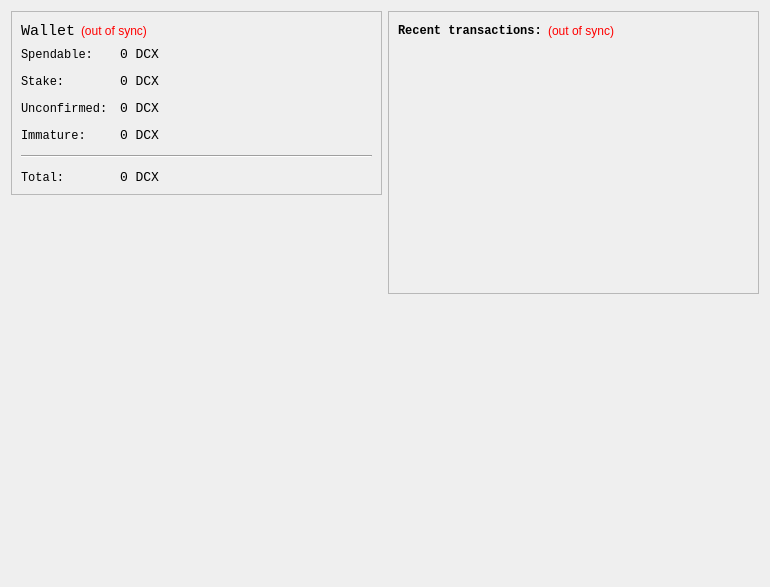
<?xml version="1.0" encoding="UTF-8"?>
<ui version="4.0">
 <class>OverviewPage</class>
 <widget class="QWidget" name="OverviewPage">
  <property name="geometry">
   <rect>
    <x>0</x>
    <y>0</y>
    <width>770</width>
    <height>587</height>
   </rect>
  </property>
  <property name="windowTitle">
   <string>Form</string>
  </property>
  <layout class="QHBoxLayout" name="horizontalLayout" stretch="1,1">
   <item>
    <layout class="QVBoxLayout" name="verticalLayout_2">
     <item>
      <widget class="QFrame" name="frame">
       <property name="frameShape">
        <enum>QFrame::StyledPanel</enum>
       </property>
       <property name="frameShadow">
        <enum>QFrame::Raised</enum>
       </property>
       <layout class="QVBoxLayout" name="verticalLayout_4">
        <item>
         <layout class="QHBoxLayout" name="horizontalLayout_4">
          <item>
           <widget class="QLabel" name="label_5">
            <property name="font">
             <font>
              <family>Consolas</family>
              <pointsize>11</pointsize>
              <weight>50</weight>
              <bold>false</bold>
             </font>
            </property>
            <property name="text">
             <string>Wallet</string>
            </property>
           </widget>
          </item>
          <item>
           <widget class="QLabel" name="labelWalletStatus">
            <property name="toolTip">
             <string>The displayed information may be out of date. Your wallet automatically synchronizes with the DarkCredit network after a connection is established, but this process has not completed yet.</string>
            </property>
            <property name="styleSheet">
             <string notr="true">QLabel { color: red; }</string>
            </property>
            <property name="text">
             <string notr="true">(out of sync)</string>
            </property>
            <property name="alignment">
             <set>Qt::AlignLeading|Qt::AlignLeft|Qt::AlignVCenter</set>
            </property>
           </widget>
          </item>
          <item>
           <spacer name="horizontalSpacer_2">
            <property name="orientation">
             <enum>Qt::Horizontal</enum>
            </property>
            <property name="sizeHint" stdset="0">
             <size>
              <width>40</width>
              <height>20</height>
             </size>
            </property>
           </spacer>
          </item>
         </layout>
        </item>
        <item>
         <layout class="QFormLayout" name="formLayout_2">
          <property name="fieldGrowthPolicy">
           <enum>QFormLayout::AllNonFixedFieldsGrow</enum>
          </property>
          <property name="horizontalSpacing">
           <number>12</number>
          </property>
          <property name="verticalSpacing">
           <number>12</number>
          </property>
          <item row="0" column="0">
           <widget class="QLabel" name="label">
            <property name="font">
             <font>
              <family>Consolas</family>
             </font>
            </property>
            <property name="text">
             <string>Spendable:</string>
            </property>
           </widget>
          </item>
          <item row="0" column="1">
           <widget class="QLabel" name="labelBalance">
            <property name="font">
             <font>
              <family>Consolas</family>
              <pointsize>10</pointsize>
              <weight>50</weight>
              <italic>false</italic>
              <bold>false</bold>
             </font>
            </property>
            <property name="cursor">
             <cursorShape>IBeamCursor</cursorShape>
            </property>
            <property name="toolTip">
             <string>Your current spendable balance</string>
            </property>
            <property name="text">
             <string notr="true">0 DCX</string>
            </property>
            <property name="textInteractionFlags">
             <set>Qt::LinksAccessibleByMouse|Qt::TextSelectableByKeyboard|Qt::TextSelectableByMouse</set>
            </property>
           </widget>
          </item>
          <item row="1" column="0">
           <widget class="QLabel" name="label_6">
            <property name="font">
             <font>
              <family>Consolas</family>
             </font>
            </property>
            <property name="text">
             <string>Stake:</string>
            </property>
           </widget>
          </item>
          <item row="1" column="1">
           <widget class="QLabel" name="labelStake">
            <property name="font">
             <font>
              <family>Consolas</family>
              <pointsize>10</pointsize>
              <weight>50</weight>
              <bold>false</bold>
             </font>
            </property>
            <property name="cursor">
             <cursorShape>IBeamCursor</cursorShape>
            </property>
            <property name="toolTip">
             <string>Total of coins that was staked, and do not yet count toward the current balance</string>
            </property>
            <property name="text">
             <string notr="true">0 DCX</string>
            </property>
            <property name="textInteractionFlags">
             <set>Qt::LinksAccessibleByMouse|Qt::TextSelectableByKeyboard|Qt::TextSelectableByMouse</set>
            </property>
           </widget>
          </item>
          <item row="2" column="0">
           <widget class="QLabel" name="label_3">
            <property name="font">
             <font>
              <family>Consolas</family>
             </font>
            </property>
            <property name="text">
             <string>Unconfirmed:</string>
            </property>
           </widget>
          </item>
          <item row="2" column="1">
           <widget class="QLabel" name="labelUnconfirmed">
            <property name="font">
             <font>
              <family>Consolas</family>
              <pointsize>10</pointsize>
              <weight>50</weight>
              <bold>false</bold>
             </font>
            </property>
            <property name="cursor">
             <cursorShape>IBeamCursor</cursorShape>
            </property>
            <property name="toolTip">
             <string>Total of transactions that have yet to be confirmed, and do not yet count toward the current balance</string>
            </property>
            <property name="text">
             <string notr="true">0 DCX</string>
            </property>
            <property name="textInteractionFlags">
             <set>Qt::LinksAccessibleByMouse|Qt::TextSelectableByKeyboard|Qt::TextSelectableByMouse</set>
            </property>
           </widget>
          </item>
          <item row="3" column="0">
           <widget class="QLabel" name="labelImmatureText">
            <property name="font">
             <font>
              <family>Consolas</family>
             </font>
            </property>
            <property name="text">
             <string>Immature:</string>
            </property>
           </widget>
          </item>
          <item row="3" column="1">
           <widget class="QLabel" name="labelImmature">
            <property name="font">
             <font>
              <family>Consolas</family>
              <pointsize>10</pointsize>
              <weight>50</weight>
              <bold>false</bold>
             </font>
            </property>
            <property name="toolTip">
             <string>Mined balance that has not yet matured</string>
            </property>
            <property name="text">
             <string notr="true">0 DCX</string>
            </property>
            <property name="textInteractionFlags">
             <set>Qt::LinksAccessibleByMouse|Qt::TextSelectableByKeyboard|Qt::TextSelectableByMouse</set>
            </property>
           </widget>
          </item>
          <item row="4" column="0" colspan="2">
           <widget class="Line" name="line">
            <property name="orientation">
             <enum>Qt::Horizontal</enum>
            </property>
           </widget>
          </item>
          <item row="5" column="0">
           <widget class="QLabel" name="labelTotalText">
            <property name="font">
             <font>
              <family>Consolas</family>
             </font>
            </property>
            <property name="text">
             <string>Total:</string>
            </property>
           </widget>
          </item>
          <item row="5" column="1">
           <widget class="QLabel" name="labelTotal">
            <property name="font">
             <font>
              <family>Consolas</family>
              <pointsize>10</pointsize>
              <weight>50</weight>
              <bold>false</bold>
             </font>
            </property>
            <property name="cursor">
             <cursorShape>IBeamCursor</cursorShape>
            </property>
            <property name="toolTip">
             <string>Your current total balance</string>
            </property>
            <property name="text">
             <string notr="true">0 DCX</string>
            </property>
            <property name="textInteractionFlags">
             <set>Qt::LinksAccessibleByMouse|Qt::TextSelectableByKeyboard|Qt::TextSelectableByMouse</set>
            </property>
           </widget>
          </item>
         </layout>
        </item>
       </layout>
      </widget>
     </item>
     <item>
      <spacer name="verticalSpacer">
       <property name="orientation">
        <enum>Qt::Vertical</enum>
       </property>
       <property name="sizeHint" stdset="0">
        <size>
         <width>20</width>
         <height>40</height>
        </size>
       </property>
      </spacer>
     </item>
     <item>
      <widget class="QLabel" name="label_2">
       <property name="autoFillBackground">
        <bool>true</bool>
       </property>
       <property name="text">
        <string/>
       </property>
       <property name="pixmap">
        <pixmap resource="../bitcoin.qrc">:/icons/coinbg</pixmap>
       </property>
       <property name="scaledContents">
        <bool>false</bool>
       </property>
       <property name="margin">
        <number>0</number>
       </property>
      </widget>
     </item>
    </layout>
   </item>
   <item>
    <layout class="QVBoxLayout" name="verticalLayout_3">
     <item>
      <widget class="QFrame" name="frame_2">
       <property name="frameShape">
        <enum>QFrame::StyledPanel</enum>
       </property>
       <property name="frameShadow">
        <enum>QFrame::Raised</enum>
       </property>
       <layout class="QVBoxLayout" name="verticalLayout">
        <item>
         <layout class="QHBoxLayout" name="horizontalLayout_2">
          <item>
           <widget class="QLabel" name="label_4">
            <property name="font">
             <font>
              <family>Consolas</family>
             </font>
            </property>
            <property name="text">
             <string>&lt;html&gt;&lt;head/&gt;&lt;body&gt;&lt;p&gt;&lt;span style=&quot; font-weight:600;&quot;&gt;Recent transactions:&lt;/span&gt;&lt;/p&gt;&lt;/body&gt;&lt;/html&gt;</string>
            </property>
           </widget>
          </item>
          <item>
           <widget class="QLabel" name="labelTransactionsStatus">
            <property name="toolTip">
             <string>The displayed information may be out of date. Your wallet automatically synchronizes with the DarkCredit network after a connection is established, but this process has not completed yet.</string>
            </property>
            <property name="styleSheet">
             <string notr="true">QLabel { color: red; }</string>
            </property>
            <property name="text">
             <string notr="true">(out of sync)</string>
            </property>
            <property name="alignment">
             <set>Qt::AlignRight|Qt::AlignTrailing|Qt::AlignVCenter</set>
            </property>
           </widget>
          </item>
          <item>
           <spacer name="horizontalSpacer">
            <property name="orientation">
             <enum>Qt::Horizontal</enum>
            </property>
            <property name="sizeHint" stdset="0">
             <size>
              <width>40</width>
              <height>20</height>
             </size>
            </property>
           </spacer>
          </item>
         </layout>
        </item>
        <item>
         <widget class="QListView" name="listTransactions">
          <property name="styleSheet">
           <string notr="true">QListView { background: transparent; }</string>
          </property>
          <property name="frameShape">
           <enum>QFrame::NoFrame</enum>
          </property>
          <property name="verticalScrollBarPolicy">
           <enum>Qt::ScrollBarAlwaysOff</enum>
          </property>
          <property name="horizontalScrollBarPolicy">
           <enum>Qt::ScrollBarAlwaysOff</enum>
          </property>
          <property name="selectionMode">
           <enum>QAbstractItemView::NoSelection</enum>
          </property>
         </widget>
        </item>
       </layout>
      </widget>
     </item>
     <item>
      <spacer name="verticalSpacer_2">
       <property name="orientation">
        <enum>Qt::Vertical</enum>
       </property>
       <property name="sizeHint" stdset="0">
        <size>
         <width>20</width>
         <height>40</height>
        </size>
       </property>
      </spacer>
     </item>
    </layout>
   </item>
  </layout>
 </widget>
 <resources>
  <include location="../bitcoin.qrc"/>
 </resources>
 <connections/>
</ui>
